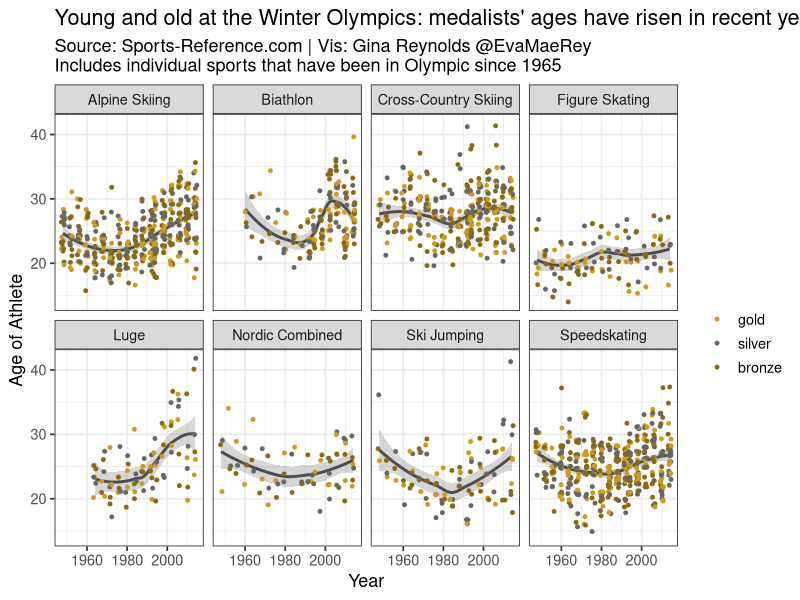
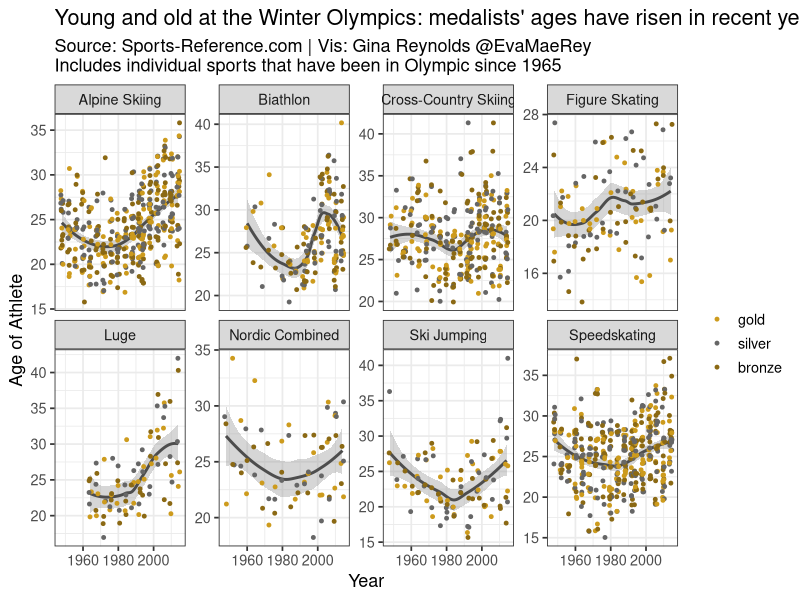
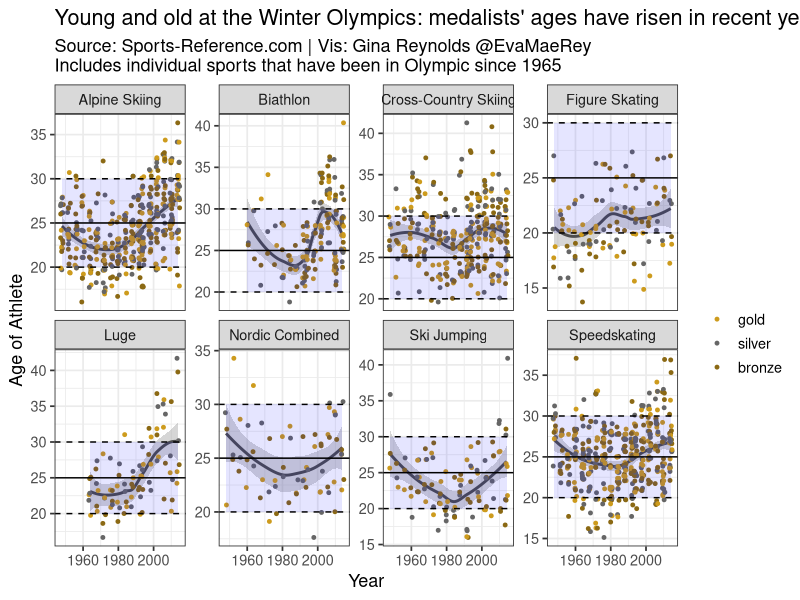

Write the R code that produced these figures, in order.
## ---- chunk 1
knitr::opts_chunk$set(message = F, warning = F)
## ---- chunk 2
library(ggplot2)  # for visualization
library(dplyr)    # for manipulation
library(forcats)  # for ordering factors
df = readxl::read_xlsx("Winter Olympic Medals.xlsx")
names(df)
## ---- chunk 3
df_individual = df %>% filter(Sport != "Bobsled" &
                                Sport != "Curling" & 
                              Sport != "Ice Hockey" &
                                Sport != "Skeleton" &
                                Sport != "Freestyle Skiing" &
                                Sport != "Snowboarding" &
                                Sport != "Short-Track Speedskating"
                          )
## ---- chunk 4

ggplot(df_individual %>% filter(Year>1945)) + # data will be post WWII period
  aes(x = Year, y = `Age of Athlete`) +  # scatterplot, year v athlete age
  scale_color_manual(values = c("goldenrod3", "grey40", "goldenrod4"),
                     name ="") +
  ggtitle("Young and old at the Winter Olympics: medalists' ages have risen in recent years", 
          "Source: Sports-Reference.com | Vis: Gina Reynolds @EvaMaeRey \nIncludes individual sports that have been in Olympic since 1965") +
  geom_smooth(col = "grey30") + 
  geom_jitter(aes(col = fct_inorder(Medal)), size = 1) +
  theme_bw(base_size = 13) +
  facet_wrap(~ Sport, nrow = 2)  
## ---- chunk 5

last_plot() +
  facet_wrap(~ Sport, scales = "free_y", nrow = 2)  
## ---- chunk 6

last_plot() +
  geom_ribbon(aes(ymin = 20, ymax = 30), alpha = .1, fill = "blue") +
  geom_hline(yintercept = c(20, 30), lty = 2) +
  geom_hline(yintercept = c(25), lty = 1) 


